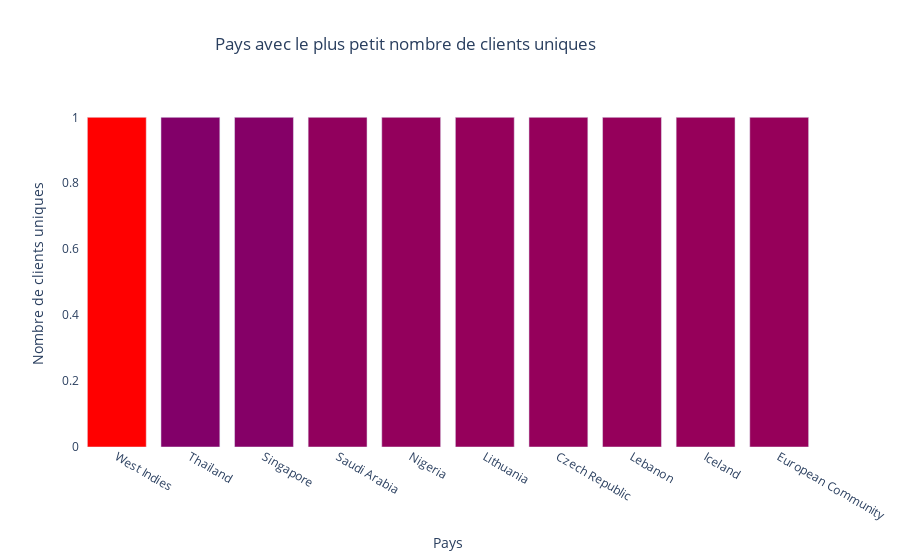

The cell this chart's notebook holds for it:
### Code cell
fig = go.Figure(data=[
    go.Bar(name='Pays avec le plus petit nombre de clients uniques', 
           x=df_countries_customers_asc['Country'].astype(str), 
           y=df_countries_customers_asc['Customer Count'],
           marker_opacity=1,
           marker={'color': df_countries_customers_desc['Customer Count'],
                   'colorscale': 'Rainbow'}
          )
    ])

fig.update_layout(title='Pays avec le plus petit nombre de clients uniques',
                  title_x=0.45,
                  xaxis_title="Pays",
                  yaxis_title="Nombre de clients uniques",
                  plot_bgcolor='white')
fig.show()

### Figure 1 — Plotly figure (JSON) as saved in the notebook; plotly's stock layout.template omitted (floating-point values rounded to 4 significant figures)
{"data": [{"marker": {"color": [5400, 107, 94, 38, 29, 23, 22, 22, 19, 17], "colorscale": [[0, "rgb(150,0,90)"], [0.125, "rgb(0,0,200)"], [0.25, "rgb(0,25,255)"], [0.375, "rgb(0,152,255)"], [0.5, "rgb(44,255,150)"], [0.625, "rgb(151,255,0)"], [0.75, "rgb(255,234,0)"], [0.875, "rgb(255,111,0)"], [1, "rgb(255,0,0)"]], "opacity": 1}, "name": "Pays avec le plus petit nombre de clients uniques", "type": "bar", "x": ["West Indies", "Thailand", "Singapore", "Saudi Arabia", "Nigeria", "Lithuania", "Czech Republic", "Lebanon", "Iceland", "European Community"], "y": [1, 1, 1, 1, 1, 1, 1, 1, 1, 1]}], "layout": {"plot_bgcolor": "white", "title": {"text": "Pays avec le plus petit nombre de clients uniques", "x": 0.45}, "xaxis": {"title": {"text": "Pays"}}, "yaxis": {"title": {"text": "Nombre de clients uniques"}}}}
